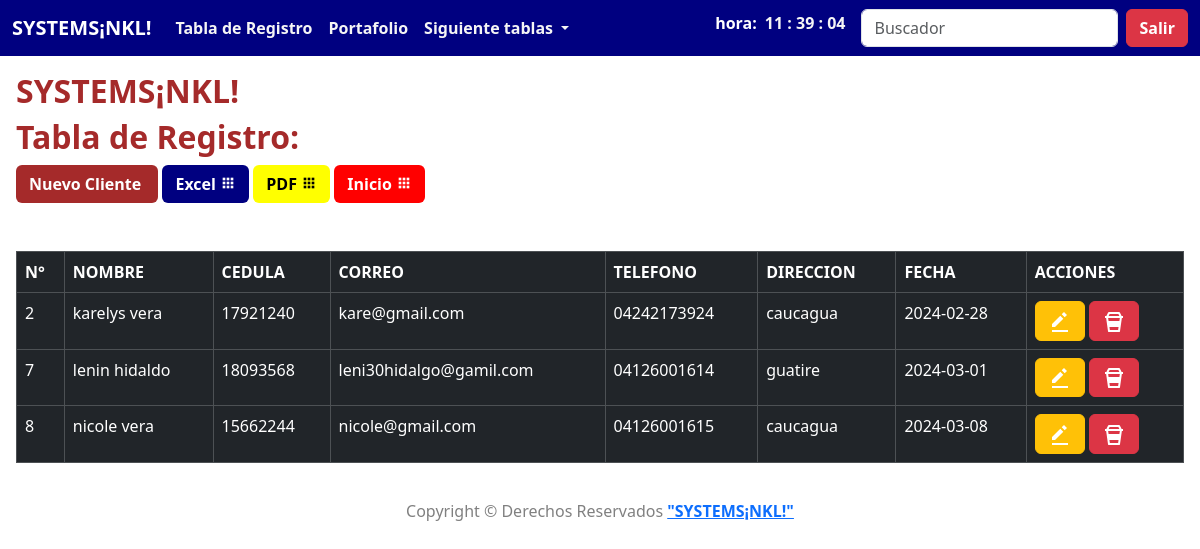
Page /contacto/tabla.php on the committed database.
### tables this page shows
CREATE TABLE `contacto` (
  `id` int(11) NOT NULL,
  `nombre` varchar(255) NOT NULL,
  `cedula` varchar(255) NOT NULL,
  `correo` varchar(255) NOT NULL,
  `telefono` varchar(255) NOT NULL,
  `direccion` varchar(255) NOT NULL,
  `fecha` date NOT NULL
);

### contacto/tabla.php (the view, shortened to what this page needs)
<?php
include("../db.php");
$stm = $conexion -> prepare("SELECT * FROM contacto");
$stm -> execute();
$contacto = $stm -> fetchAll(PDO::FETCH_ASSOC);
?>
<?php include("../template/header.php"); ?>
<div class="contenedor p-3">
<h2 style="color: brown;" class="fw-bold">SYSTEMS¡NKL!</h2>
<h2 style="color: brown;" class="fw-bold">Tabla de Registro:</h2>
<a style="background: brown;" class="btn text-white fw-bold" href="agregar.php">Nuevo Cliente
</a>
<a style="background: navy;" class="btn text-white fw-bold" href="execel.php">Excel
<i class='bx bxs-grid'></i> </a>
<a style="background: yellow;" class="btn text-black fw-bold" href="../PDF/PruebaV.php">PDF
<i class='bx bxs-grid'></i> </a>
<a style="background:red;" class="btn text-white fw-bold" href="index.php">Inicio
<i class='bx bxs-grid'></i> </a>
<br>
<br>
<br>
<div class="table-responsive">
<table class="table table-bordered table-dark table_id">
  <thead class="table table-dark">
            <tr>
                <th scope="col">N°</th>
                <th scope="col">NOMBRE</th>
                <th scope="col">CEDULA</th>
                <th scope="col">CORREO</th>
                <th scope="col">TELEFONO</th>
                <th scope="col">DIRECCION</th>
                <th scope="col">FECHA</th>
                <th scope="col">ACCIONES</th>
            </tr>
        </thead>
        <tbody>
        <?php foreach($contacto as $contactos) { ?>
            <tr class="">
                <td scope="row"><?php echo $contactos['id']; ?></td>
                <td><?php echo $contactos['nombre']; ?></td>
                <td><?php echo $contactos['cedula']; ?></td>
                <td><?php echo $contactos['correo']; ?></td>
                <td><?php echo $contactos['telefono']; ?></td>
                <td><?php echo $contactos['direccion']; ?></td>
                <td><?php echo $contactos['fecha']; ?></td>
                <td>
                   <a href="editar.php?id=<?php echo $contactos['id']; ?>" class="btn btn-warning" role="button"><img src="../img/editar.svg" alt=""></a>
                   <a href="javascript:borrar(<?php echo $contactos['id']; ?>);" class="btn btn-danger" role="button"><img src="../img/eliminar.svg" alt=""></a>
               </td>
            </tr>
      <?php } ?>
        </tbody>
    </table>
</div>
<footer style="padding: 20px;" class="sticky-footer">
    <div class="container my-auto">
        <div style="color: gray;" class="copyright text-center my-auto">
            <span>Copyright &copy; Derechos Reservados <a href="../../NKL/index.php"><b>"SYSTEMS¡NKL!"</b></span></a>
        </div>
    </div>
</footer>
<?php include("../template/footer.php"); ?>

### template/header.php (shortened to what this page needs)
<?php
$url_base = "http://localhost/proyecto/";
?>
<!doctype html>
<html lang="en">
    <head>
        <link
            href="https://cdn.jsdelivr.net/npm/bootstrap@5.3.2/dist/css/bootstrap.min.css"
            rel="stylesheet"
/>
            <link href='https://unpkg.com/boxicons@2.1.4/css/boxicons.min.css' rel='stylesheet'>
            <link rel="stylesheet" href="https://unpkg.com/aos@next/dist/aos.css" />
    </head>
    <body>
    <nav style="background: navy;" class="navbar navbar-expand-lg navbar-dark">
  <div class="container-fluid">
    <a class="navbar-brand fw-bold" href="<?php echo $url_base; ?>">SYSTEMS¡NKL!</a>
    <div class="collapse navbar-collapse" id="navbarSupportedContent">
      <ul class="navbar-nav me-auto mb-2 mb-lg-0">
          <a class="nav-link" aria-current="page" href="<?php echo $url_base; ?>contacto/tabla.php">Tabla de Registro</a>
        <li class="nav-item">
          <a class="nav-link" href="<?php echo $url_base; ?>portafolio">Portafolio</a>
        </li>
        <li class="nav-item dropdown">
          <a class="nav-link dropdown-toggle" href="#" id="navbarDropdown" role="button" data-bs-toggle="dropdown" aria-expanded="false">
            Siguiente tablas
          </a>
        </li>
      </ul>
   <h6 class="me-2 text-white fw-bold">hora:</h6>
<center>
         <div class="reloj me-3">
          <h6 style="color: whitesmoke;" class="fw-bold"><span id="tiempo">00 : 00 : 00</span></h6>
            </div>
</center>
<form class="d-flex">
      <input class="form-control me-2 light-table-filter" data-table="table_id" type="text"
      placeholder="Buscador">
      <a href="../create/index.php" class="btn btn-danger fw-bold" role="button">Salir</a>
</form>
    </div>
  </div>
</nav>
<main class="contenedor">

### template/footer.php (shortened to what this page needs)
</main>
    </body>
</html>

### template/header.php (style rules this page uses)
.nav-link { color: whitesmoke; font-weight: bold; }

### rows in the picture
contacto: id "2", nombre "karelys vera", cedula "17921240", correo "kare@gmail.com", telefono "04242173924", direccion "caucagua", fecha "2024-02-28"
contacto: id "7", nombre "lenin hidaldo", cedula "18093568", correo "leni30hidalgo@gamil.com", telefono "04126001614", direccion "guatire", fecha "2024-03-01"
contacto: id "8", nombre "nicole vera", cedula "15662244", correo "nicole@gmail.com", telefono "04126001615", direccion "caucagua", fecha "2024-03-08"
